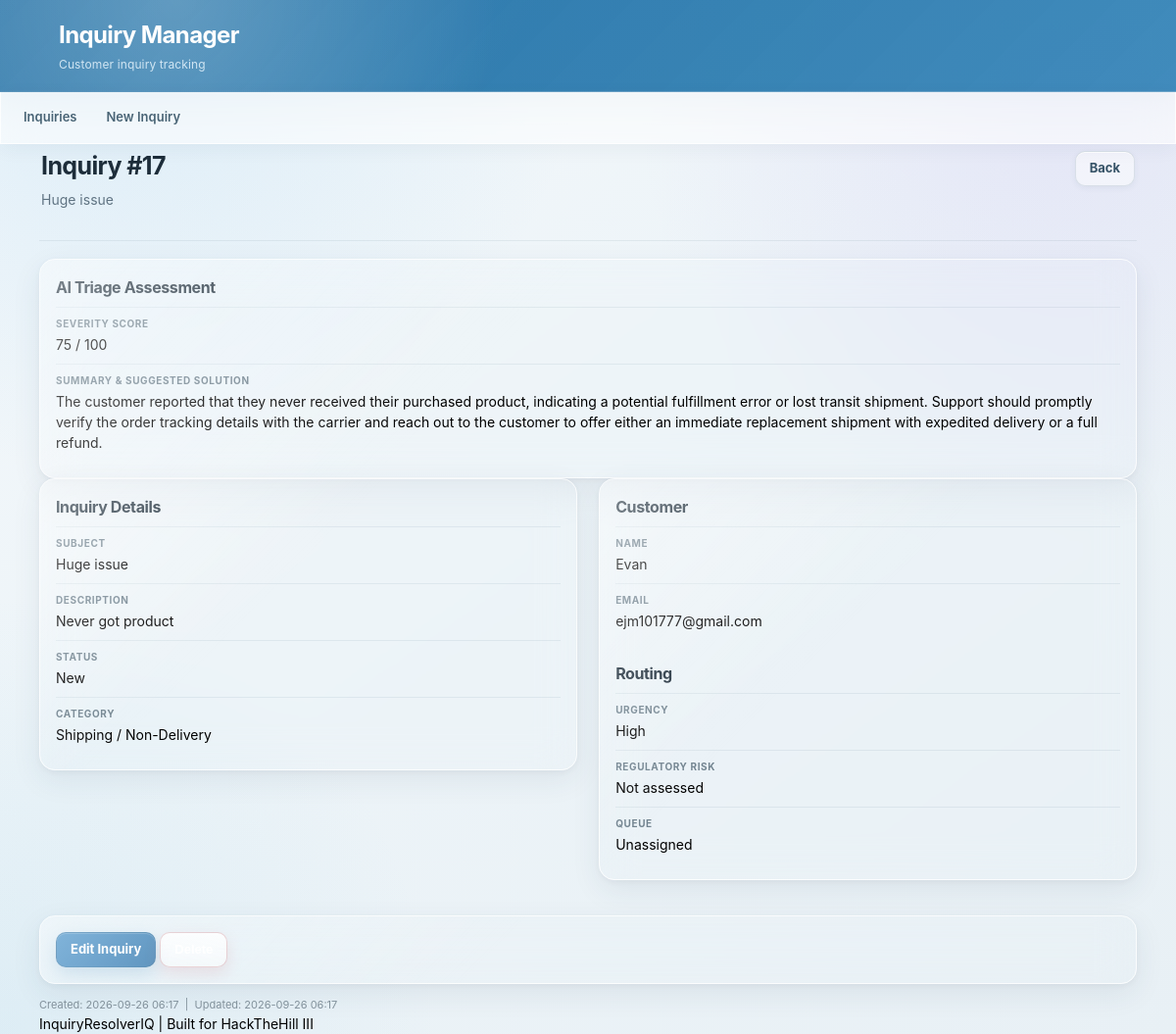
Screenshot of /complaints/17 (signed in) with the database file from the repository.
### tables this page shows
CREATE TABLE complaints (
    id INTEGER PRIMARY KEY AUTOINCREMENT,
    customer_name TEXT NOT NULL,
    customer_email TEXT,
    subject TEXT NOT NULL,
    description TEXT NOT NULL,
    status TEXT NOT NULL DEFAULT 'New',
    category TEXT NOT NULL DEFAULT 'Other',
    urgency TEXT NOT NULL DEFAULT 'Not assessed',
    regulatory_risk TEXT NOT NULL DEFAULT 'Not assessed',
    assigned_queue TEXT NOT NULL DEFAULT 'Unassigned',
    created_at TEXT NOT NULL DEFAULT CURRENT_TIMESTAMP,
    updated_at TEXT NOT NULL DEFAULT CURRENT_TIMESTAMP
, severity INTEGER DEFAULT 0, ai_summary TEXT DEFAULT '');

### server.py (the view)
@app.route("/complaints/<int:complaint_id>")
def view_complaint(complaint_id):
    if not session.get("is_admin"):
        return redirect(url_for("login"))
    db = get_db()
    complaint = db.execute(
        "SELECT * FROM complaints WHERE id = ?",
        (complaint_id,)
    ).fetchone()
    db.close()
    if complaint is None:
        abort(404)
    return render_template(
        "complaint.html",
        complaint=complaint
    )

### server.py (called while the page is built)
def get_db():
    db = sqlite3.connect(DATABASE)
    db.row_factory = sqlite3.Row
    return db

@app.template_filter("datetime")
def format_datetime(value):
    if not value:
        return ""
    try:
        return datetime.fromisoformat(value).strftime("%Y-%m-%d %H:%M")
    except (ValueError, TypeError):
        return value

### templates/complaint.html (shortened to what this page needs)
{% extends "base.html" %}
{% block content %}
<div class="page-heading">
    <div>
        <h2>Inquiry #{{ complaint["id"] }}</h2>
        <p class="muted">{{ complaint["subject"] }}</p>
    </div>
    <a class="button secondary" href="{{ url_for('index') }}">Back</a>
</div>
<div class="panel">
    <h3>AI Triage Assessment</h3>
    <div class="detail-row">
        <div class="detail-label">Severity Score</div>
        <div class="detail-value">{{ complaint["severity"] }} / 100</div>
    </div>
    <div class="detail-row">
        <div class="detail-label">Summary &amp; Suggested Solution</div>
        <div class="detail-value description">{{ complaint["ai_summary"] }}</div>
    </div>
</div>
<div class="detail-grid">
    <div class="panel">
        <h3>Inquiry Details</h3>
        <div class="detail-row">
            <div class="detail-label">Subject</div>
            <div class="detail-value">{{ complaint["subject"] }}</div>
        </div>
        <div class="detail-row">
            <div class="detail-label">Description</div>
            <div class="detail-value description">{{ complaint["description"] }}</div>
        </div>
        <div class="detail-row">
            <div class="detail-label">Status</div>
            <div class="detail-value">{{ complaint["status"] }}</div>
        </div>
        <div class="detail-row">
            <div class="detail-label">Category</div>
            <div class="detail-value">{{ complaint["category"] }}</div>
        </div>
    </div>
    <div class="panel">
        <h3>Customer</h3>
        <div class="detail-row">
            <div class="detail-label">Name</div>
            <div class="detail-value">{{ complaint["customer_name"] }}</div>
        </div>
        <div class="detail-row">
            <div class="detail-label">Email</div>
            <div class="detail-value">{{ complaint["customer_email"] or "Not provided" }}</div>
        </div>
        <h3 class="section-heading">Routing</h3>
        <div class="detail-row">
            <div class="detail-label">Urgency</div>
            <div class="detail-value">{{ complaint["urgency"] }}</div>
        </div>
        <div class="detail-row">
            <div class="detail-label">Regulatory Risk</div>
            <div class="detail-value">{{ complaint["regulatory_risk"] }}</div>
        </div>
        <div class="detail-row">
            <div class="detail-label">Queue</div>
            <div class="detail-value">{{ complaint["assigned_queue"] }}</div>
        </div>
    </div>
</div>
<div class="panel actions-panel">
    <a class="button primary" href="{{ url_for('edit_complaint', complaint_id=complaint['id']) }}">Edit Inquiry</a>
    <form class="inline-form delete-form" method="post"
          action="{{ url_for('delete_complaint', complaint_id=complaint['id']) }}">
        <input class="button danger" type="submit" value="Delete"
               onclick="return confirmDelete();">
    </form>
</div>
<div class="timestamps">
    Created: {{ complaint["created_at"]|datetime }}
    {% if complaint["updated_at"] %}
    &nbsp;|&nbsp; Updated: {{ complaint["updated_at"]|datetime }}
    {% endif %}
</div>
{% endblock %}

### rows the page displays
complaints: id "17", subject "Huge issue", severity "75", ai_summary "The customer reported that they never received their purchased product, indicating a potential fulfillment error or lost transit shipment. Support should promptly verify the order tracking details with the carrier and reach out to the customer to offer either an immediate replacement shipment with expedited delivery or a full refund.", description "Never got product", status "New", category "Shipping / Non-Delivery", customer_name "Evan", customer_email "ejm101777@gmail.com", urgency "High", regulatory_risk "Not assessed", assigned_queue "Unassigned", created_at "2026-09-26 06:17", updated_at "2026-09-26 06:17"
